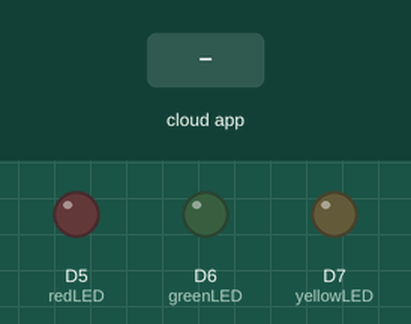
This sketch was run on a simulated Arduino MKR. Shown: output pins drawn as LEDs (lit = HIGH). The test bench sets the inputs (shaded band). WiFi joins after 1.5 s; servers stay silent unless stated; the Firebase database answers and starts empty; what the sketch prints to the serial monitor is not drawn.

Above: at 3.1 s.
3.2 s: the phone or cloud app sets red to on
At 4.3 s:
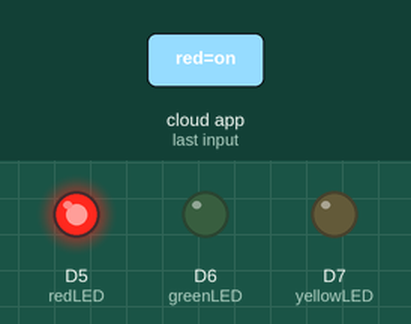
4.7 s: the phone or cloud app sets green to on
At 5.7 s:
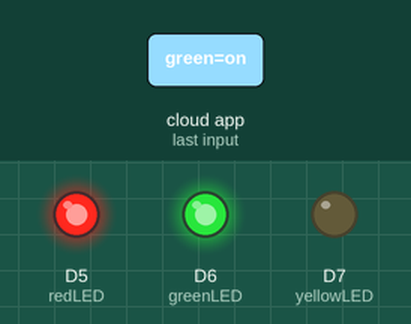
6.5 s: the phone or cloud app sets yellow to on
At 7.1 s:
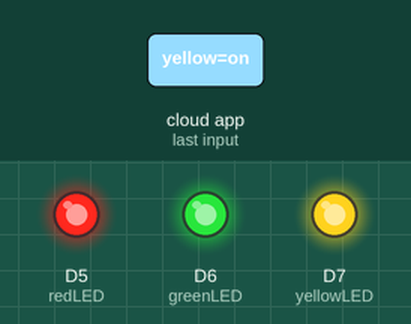
Timing chart, 0 to 9.5 s (numbered marks = the images above; inputs shaded):
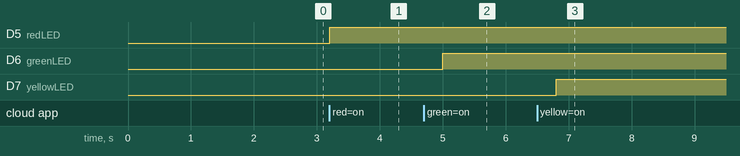

Measured:
- after the input at 3.2 s, D5 (redLED): LOW → HIGH at once
- after the input at 4.7 s, D6 (greenLED): LOW → HIGH after 0.30 s
- after the input at 6.5 s, D7 (yellowLED): LOW → HIGH after 0.31 s

The sketch:

Arduino_code.ino
```cpp
#include <WiFiNINA.h>
#include <FirebaseESP32.h>  // Include the Firebase library

#define WIFI_SSID "Redmi Note 11"
#define WIFI_PASSWORD "mikul5432"

#define FIREBASE_HOST "arduinocloudfunction-67337-default-rtdb.asia-southeast1.firebasedatabase.app"
#define FIREBASE_AUTH "AIzaSyBdbIPpV9EPLZMD6rgPSxUZd09ZEYoMDHw"

const int redLED = 5;
const int greenLED = 6;
const int yellowLED = 7;

FirebaseData firebaseData;
FirebaseConfig config;
FirebaseAuth auth;

void setup() {
  Serial.begin(9600);
  pinMode(redLED, OUTPUT);
  pinMode(greenLED, OUTPUT);
  pinMode(yellowLED, OUTPUT);

  WiFi.begin(WIFI_SSID, WIFI_PASSWORD);
  while (WiFi.status() != WL_CONNECTED) {
    delay(500);
    Serial.print(".");
  }
  Serial.println("Connected to WiFi");

  // Set up Firebase configuration
  config.host = FIREBASE_HOST;
  config.signer.tokens.legacy_token = FIREBASE_AUTH;

  Firebase.begin(&config, &auth);
  Firebase.reconnectWiFi(true);

  Firebase.setString(firebaseData, "/leds/red", "off");
  Firebase.setString(firebaseData, "/leds/green", "off");
  Firebase.setString(firebaseData, "/leds/yellow", "off");
}

void loop() {
  if (Firebase.getString(firebaseData, "/leds/red")) {
    String redState = firebaseData.stringData();
    digitalWrite(redLED, redState == "on" ? HIGH : LOW);
  }
  if (Firebase.getString(firebaseData, "/leds/green")) {
    String greenState = firebaseData.stringData();
    digitalWrite(greenLED, greenState == "on" ? HIGH : LOW);
  }
  if (Firebase.getString(firebaseData, "/leds/yellow")) {
    String yellowState = firebaseData.stringData();
    digitalWrite(yellowLED, yellowState == "on" ? HIGH : LOW);
  }

  delay(100);
}
```
